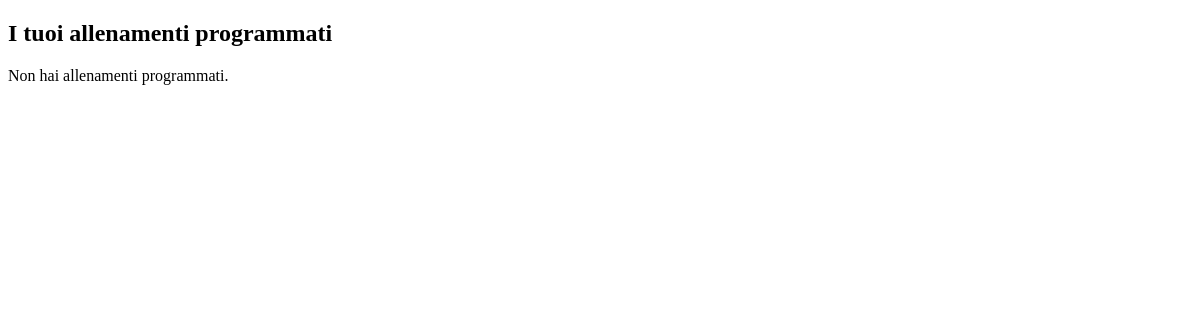
The page /trainers/allenamenti/ (signed in) on the database as committed earlier.
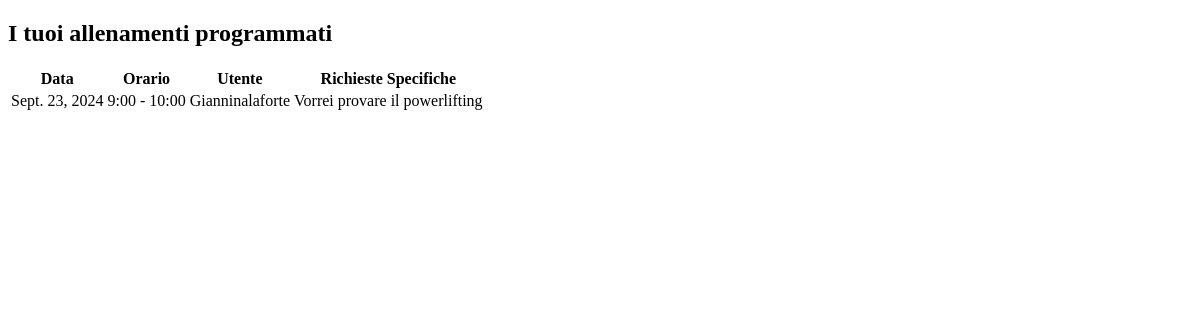
The same page on the database as committed later.
### bookings/models.py (models this page shows, shortened)
class Prenotazione(models.Model):
    registrato_utente = models.ForeignKey(RegistratoUtente, on_delete=models.CASCADE)
    personal_trainer = models.ForeignKey(PersonalTrainer, on_delete=models.CASCADE)
    richieste_specifiche = models.TextField(max_length=500, blank=True, null=True)
    ORARI_FASCIA = [
        (8, '8:00 - 9:00'),
        (9, '9:00 - 10:00'),
        (10, '10:00 - 11:00'),
        (11, '11:00 - 12:00'),
        (12, '12:00 - 13:00'),
        (13, '13:00 - 14:00'),
        (14, '14:00 - 15:00'),
        (15, '15:00 - 16:00'),
        (16, '16:00 - 17:00'),
        (17, '17:00 - 18:00'),
        (18, '18:00 - 19:00'),
    ]
    fascia_oraria = models.IntegerField(choices=ORARI_FASCIA)
    data_prenotazione = models.DateField()
    class Meta:
        unique_together = ('personal_trainer', 'fascia_oraria', 'data_prenotazione')
    class Meta:
        verbose_name_plural = "Prenotazioni"

### accounts/models.py (models this page shows, shortened)
class RegistratoUtente(models.Model):
    user = models.OneToOneField(User, on_delete=models.CASCADE)
    nome = models.CharField(max_length=100)
    cognome = models.CharField(max_length=100)
    data_nascita = models.DateField()
    bio = models.TextField(max_length=500)
    SCELTA_PREFERENZE = [
        ("BB", "BodyBuilding"),
        ("PL", "PowerLifting"),
        ("CL", "Calisthenics"),
        ("ST", "StrongMen"),
        ("YG", "Yoga"),
        ("PS", "Pilates"),
        ("AR", "Aerobico")
    ]
    preferenze = models.CharField(max_length=2, choices=SCELTA_PREFERENZE)
    class Meta:
        verbose_name_plural = "UtentiRegistrati"

### trainers/views.py (the view)
# urls.py: path('allenamenti/', allenamenti_programmati, name='allenamenti_programmati'),
@login_required
def allenamenti_programmati(request):
    try:
        personal_trainer = PersonalTrainer.objects.get(user=request.user)
    except PersonalTrainer.DoesNotExist:
        messages.error(request, "Devi essere un personal trainer per visualizzare i tuoi allenamenti.")
        return redirect('personal_trainer_home')
    allenamenti = Prenotazione.objects.filter(personal_trainer=personal_trainer).order_by('data_prenotazione', 'fascia_oraria')
    return render(request, 'trainers/allenamenti_programmati.html', {'allenamenti': allenamenti})

### trainers/templates/trainers/allenamenti_programmati.html
{% extends 'base.html' %}
{% block content %}
  <h2>I tuoi allenamenti programmati</h2>
  {% if allenamenti %}
    <table class="table">
      <thead>
        <tr>
          <th>Data</th>
          <th>Orario</th>
          <th>Utente</th>
          <th>Richieste Specifiche</th>
        </tr>
      </thead>
      <tbody>
        {% for allenamento in allenamenti %}
          <tr>
            <td>{{ allenamento.data_prenotazione }}</td>
            <td>{{ allenamento.get_fascia_oraria_display }}</td>
            <td>{{ allenamento.registrato_utente.user.username }}</td>
            <td>{{ allenamento.richieste_specifiche|default:"Nessuna" }}</td>
          </tr>
        {% endfor %}
      </tbody>
    </table>
  {% else %}
    <p>Non hai allenamenti programmati.</p>
  {% endif %}
{% endblock %}

Rows that differ between the two databases and show on the page:
added Prenotazione: data_prenotazione "Sept. 23, 2024", fascia_oraria "9:00 - 10:00", registrato_utente.user.username "Gianninalaforte", richieste_specifiche "Vorrei provare il powerlifting"
Other text that changed with them:
text no longer shown: "Non hai allenamenti programmati."
text now shown: "Data Orario Utente Richieste Specifiche"
